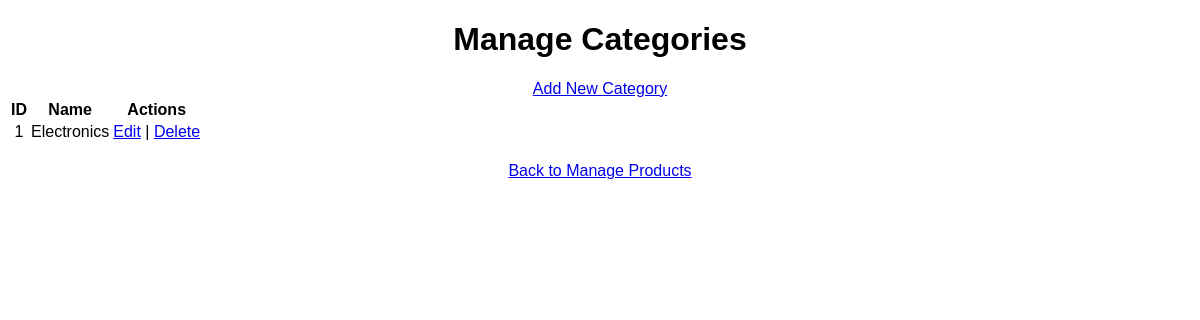
Page /manage_categories on the earlier database version.
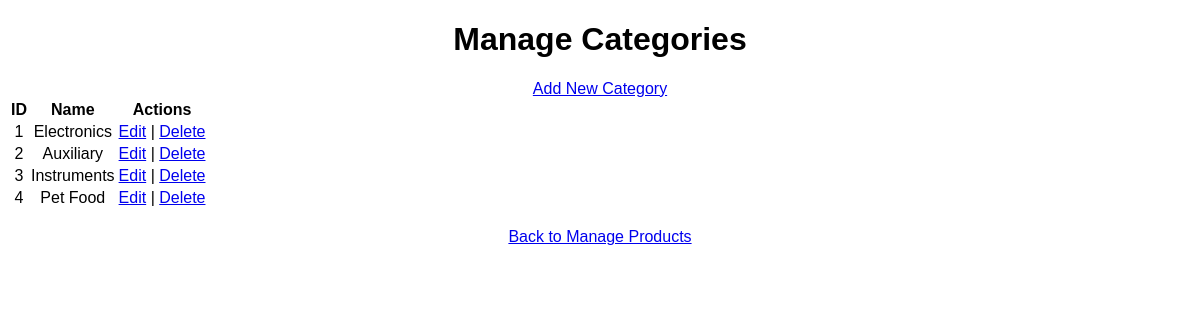
Same page on the later database version.
### models.py (models this page shows)
class Category(db.Model):
    __tablename__ = "categories"
    id = db.Column(db.Integer, primary_key=True)
    name = db.Column(db.String(50), unique=True, nullable=False)

### routes/products.py (the view)
@products_bp.route("/manage_categories")
def manage_categories():
    categories = Category.query.all()
    return render_template("manage_categories.html", categories=categories)

### templates/manage_categories.html (shortened to what this page needs)
<!DOCTYPE html>
<html lang="en">
<head>
    <link rel="stylesheet" href="{{ url_for('static', filename='styles.css') }}">
</head>
<body>
    <h1>Manage Categories</h1>
    <a href="{{ url_for('products.add_category') }}" class="btn">Add New Category</a>
    <table>
        <tr>
            <th>ID</th>
            <th>Name</th>
            <th>Actions</th>
        </tr>
        {% for category in categories %}
        <tr>
            <td>{{ category.id }}</td>
            <td>{{ category.name }}</td>
            <td>
                <a href="{{ url_for('products.edit_category', category_id=category.id) }}">Edit</a> |
                <a href="{{ url_for('products.delete_category', category_id=category.id) }}" onclick="return confirm('Are you sure?')">Delete</a>
            </td>
        </tr>
        {% endfor %}
    </table>
    <br>
    <a href="{{ url_for('products.manage_products') }}">Back to Manage Products</a>
</body>
</html>

Differences in the rows shown:
added Category: id "2", name "Auxiliary"
added Category: id "3", name "Instruments"
added Category: id "4", name "Pet Food"
